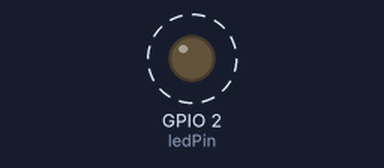
Bench run of a sketch on a simulated ESP32. Shown: output pins drawn as LEDs (lit = HIGH). Dashed ring = blinking. What the sketch prints to the serial monitor is not drawn.

Above: at 0.5 s.
Timing chart, 0 to 4.6 s (numbered marks = the images above):
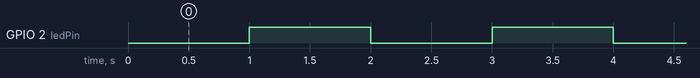

Measured:
- by itself, GPIO 2 (ledPin): alternates HIGH for 1.0 s and LOW for 1.0 s

The sketch:

ex02.ino
```cpp
// 定义LED引脚，ESP32通常板载LED连接在GPIO 2
const int ledPin = 2;
// 毫秒计时变量必须用 unsigned long
unsigned long previousTime = 0;
// 1Hz：亮1s灭1s，翻转间隔1000ms
const unsigned long interval = 1000;
bool ledState = LOW;

void setup() {
  // 初始化串口通信，设置波特率为115200
  Serial.begin(115200);
  // 将LED引脚设置为输出模式
  pinMode(ledPin, OUTPUT);
}

void loop() {
  unsigned long currentTime = millis();
  // 判断是否到达翻转时间
  if (currentTime - previousTime >= interval)
  {
    previousTime = currentTime;
    ledState = !ledState;
    digitalWrite(ledPin, ledState);

    Serial.print("系统运行毫秒数：");
    Serial.print(currentTime);
    Serial.print(" | LED当前状态：");
    Serial.println(ledState ? "点亮" : "熄灭");
  }
}
// 作业2：使用millis函数实现无阻塞1HzLED闪烁，不使用delay阻塞程序
```
